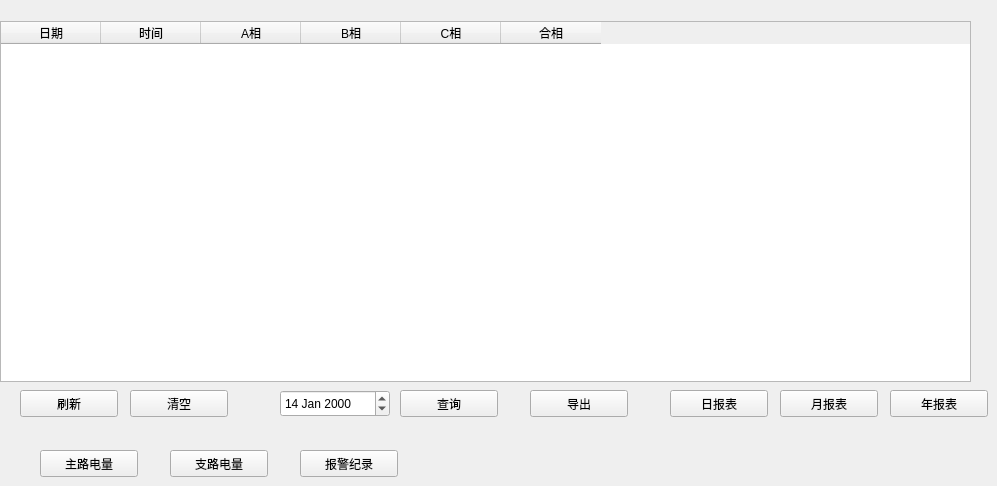
   <widget class="QWidget" name="page_4">
    <widget class="QTableWidget" name="tableWidget">
     <property name="geometry">
      <rect>
       <x>0</x>
       <y>21</y>
       <width>971</width>
       <height>361</height>
      </rect>
     </property>
     <column>
      <property name="text">
       <string>日期</string>
      </property>
     </column>
     <column>
      <property name="text">
       <string>时间</string>
      </property>
     </column>
     <column>
      <property name="text">
       <string>A相</string>
      </property>
     </column>
     <column>
      <property name="text">
       <string>B相</string>
      </property>
     </column>
     <column>
      <property name="text">
       <string>C相</string>
      </property>
     </column>
     <column>
      <property name="text">
       <string>合相</string>
      </property>
     </column>
    </widget>
    <widget class="QDateEdit" name="dateEdit">
     <property name="geometry">
      <rect>
       <x>280</x>
       <y>390</y>
       <width>110</width>
       <height>27</height>
      </rect>
     </property>
     <property name="date">
      <date>
       <year>2000</year>
       <month>1</month>
       <day>14</day>
      </date>
     </property>
    </widget>
    <widget class="QPushButton" name="pushButton_9">
     <property name="geometry">
      <rect>
       <x>400</x>
       <y>390</y>
       <width>98</width>
       <height>27</height>
      </rect>
     </property>
     <property name="text">
      <string>查询</string>
     </property>
    </widget>
    <widget class="QPushButton" name="pushButton_10">
     <property name="geometry">
      <rect>
       <x>530</x>
       <y>390</y>
       <width>98</width>
       <height>27</height>
      </rect>
     </property>
     <property name="text">
      <string>导出</string>
     </property>
    </widget>
    <widget class="QPushButton" name="pushButton_11">
     <property name="geometry">
      <rect>
       <x>670</x>
       <y>390</y>
       <width>98</width>
       <height>27</height>
      </rect>
     </property>
     <property name="text">
      <string>日报表</string>
     </property>
    </widget>
    <widget class="QPushButton" name="pushButton_12">
     <property name="geometry">
      <rect>
       <x>780</x>
       <y>390</y>
       <width>98</width>
       <height>27</height>
      </rect>
     </property>
     <property name="text">
      <string>月报表</string>
     </property>
    </widget>
    <widget class="QPushButton" name="pushButton_13">
     <property name="geometry">
      <rect>
       <x>890</x>
       <y>390</y>
       <width>98</width>
       <height>27</height>
      </rect>
     </property>
     <property name="text">
      <string>年报表</string>
     </property>
    </widget>
    <widget class="QPushButton" name="pushButton_14">
     <property name="geometry">
      <rect>
       <x>40</x>
       <y>450</y>
       <width>98</width>
       <height>27</height>
      </rect>
     </property>
     <property name="text">
      <string>主路电量</string>
     </property>
    </widget>
    <widget class="QPushButton" name="pushButton_15">
     <property name="geometry">
      <rect>
       <x>170</x>
       <y>450</y>
       <width>98</width>
       <height>27</height>
      </rect>
     </property>
     <property name="text">
      <string>支路电量</string>
     </property>
    </widget>
    <widget class="QPushButton" name="pushButton_16">
     <property name="geometry">
      <rect>
       <x>300</x>
       <y>450</y>
       <width>98</width>
       <height>27</height>
      </rect>
     </property>
     <property name="text">
      <string>报警纪录</string>
     </property>
    </widget>
    <widget class="QPushButton" name="pushButton_28">
     <property name="geometry">
      <rect>
       <x>20</x>
       <y>390</y>
       <width>98</width>
       <height>27</height>
      </rect>
     </property>
     <property name="text">
      <string>刷新</string>
     </property>
    </widget>
    <widget class="QPushButton" name="pushButton_29">
     <property name="geometry">
      <rect>
       <x>130</x>
       <y>390</y>
       <width>98</width>
       <height>27</height>
      </rect>
     </property>
     <property name="text">
      <string>清空</string>
     </property>
    </widget>
   </widget>
